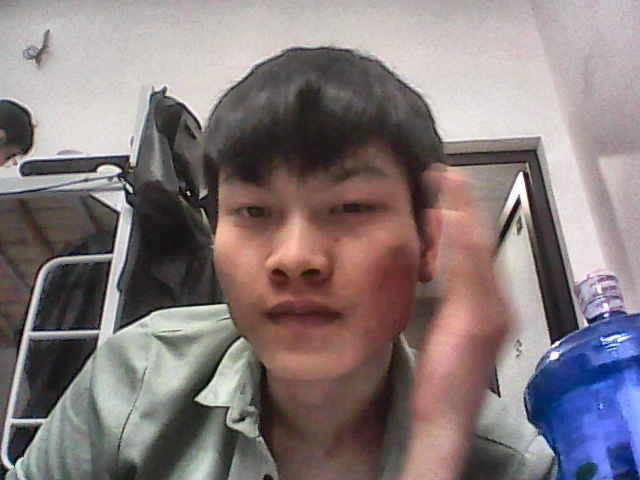
#> input picture latest_scan.jpg, 640 x 480 px
$ python -i frame_processor.py   (imports and definitions only)
#> lines starting #> are read from the running program, lines starting #| are printed output that depends on the picture
### logging_module/event_logger.py
# [177 lines of commented-out code are left out]
"""
Structured logging cho toàn bộ hệ thống Smart Door.
Mọi module khác import từ đây — KHÔNG tạo logger riêng.
"""
from __future__ import annotations

import json
import logging
import logging.handlers
from datetime import datetime
from enum import Enum
from pathlib import Path
from typing import Any, Literal

# Dùng absolute import chuẩn (Giả định entry point chạy từ thư mục gốc)
from config.constants import LOG_MAX_BYTES, LOG_BACKUP_COUNT

LOG_DIR = Path(__file__).resolve().parent / "logs"
LOG_DIR.mkdir(parents=True, exist_ok=True)


class EventType(str, Enum):
    # Motion & recognition
    MOTION_DETECTED     = "MOTION_DETECTED"
    FACE_SUCCESS        = "FACE_SUCCESS"
    FACE_FAILED         = "FACE_FAILED"
    FACE_ATTEMPT        = "FACE_ATTEMPT"

    # Door
    DOOR_OPENED         = "DOOR_OPENED"
    DOOR_OPENED_PWD     = "DOOR_OPENED_PASSWORD"

    # Password
    PASSWORD_FAILED     = "PASSWORD_FAILED"
    PASSWORD_SUCCESS    = "PASSWORD_SUCCESS"
    PIN_SYNCED          = "PIN_SYNCED"
    PIN_SYNC_FAILED     = "PIN_SYNC_FAILED"

    # Alarm
    ALARM_ACTIVE        = "ALARM_ACTIVE"
    ALARM_STOPPED       = "ALARM_STOPPED"

    # UART
    UART_SENT           = "UART_SENT"
    UART_RECEIVED       = "UART_RECEIVED"
    UART_ERROR          = "UART_ERROR"

    # Cloud
    CLOUD_UPLOAD_OK     = "CLOUD_UPLOAD_OK"
    CLOUD_UPLOAD_FAIL   = "CLOUD_UPLOAD_FAIL"

    # System
    SYSTEM_START        = "SYSTEM_START"
    SYSTEM_STOP         = "SYSTEM_STOP"
    SYSTEM_ERROR        = "SYSTEM_ERROR"
    API_ERROR           = "API_ERROR"
    CAMERA_ON           = "CAMERA_ON"
    CAMERA_OFF          = "CAMERA_OFF"


# ── Custom Formatters ──────────────────────────────────────────────────────
class JsonFileFormatter(logging.Formatter):
    """Format dict thành JSON trên một dòng để ghi ra file (Machine-readable)."""
    # [4 lines left out: function format, not called in this run]


class ConsoleFormatter(logging.Formatter):
    """Format dict thành chuỗi dễ đọc cho human khi debug trên console Terminal."""
    # [10 lines left out: function format, not called in this run]


# ── Internal logger factory ────────────────────────────────────────────────
def _build_logger(name: str, filename: str) -> logging.Logger:
    logger = logging.getLogger(f"smartdoor.{name}")
    if logger.handlers:
        return logger

    logger.setLevel(logging.DEBUG)
    logger.propagate = False # Tránh in đúp log lên root logger

    # File handler có rotation (Cắt file khi đầy, giữ lại file cũ)
    fh = logging.handlers.RotatingFileHandler(
        LOG_DIR / filename,
        maxBytes=LOG_MAX_BYTES,
        backupCount=LOG_BACKUP_COUNT,
        encoding="utf-8",
    )
    fh.setLevel(logging.DEBUG)
    fh.setFormatter(JsonFileFormatter())
    logger.addHandler(fh)

    # Console handler (In ra màn hình Terminal)
    ch = logging.StreamHandler()
    ch.setLevel(logging.INFO)
    ch.setFormatter(ConsoleFormatter())
    logger.addHandler(ch)

    return logger


_app_logger   = _build_logger("app",    "app.log")
_event_logger = _build_logger("events", "events.log")


def _now() -> str:
    """Hàm tiện ích lấy ISO timestamp chuẩn đến từng giây."""
    return datetime.now().isoformat(timespec="seconds")


# ── Public API ────────────────────────────────────────────────────────────
# [50 lines left out: functions log_app, log_event, log_uart, log_access, get_log_paths, not called in this run]

### vision/frame_processor.py
# # # vision/frame_processor.py
# # """
# # Tiền xử lý ảnh trước khi đưa vào face_recognition.
# # Input: numpy array RGB từ camera_manager
# # Output: numpy array RGB đã resize/normalize
# # """
# # from __future__ import annotations
# # from typing import Optional
# # import numpy as np
# # from config.constants import CAMERA_WIDTH, CAMERA_HEIGHT
# # from logging_module.event_logger import log_app


# # def resize_frame(frame: np.ndarray,
# #                  width: int = CAMERA_WIDTH,
# #                  height: int = CAMERA_HEIGHT) -> np.ndarray:
# #     """Resize về kích thước chuẩn (nhanh hơn khi nhận diện)."""
# #     import cv2
# #     h, w = frame.shape[:2]
# #     if (w, h) == (width, height):
# #         return frame
# #     return cv2.resize(frame, (width, height), interpolation=cv2.INTER_AREA)


# # def ensure_rgb(frame: np.ndarray) -> np.ndarray:
# #     """Đảm bảo frame là RGB (3 channel). Từ chối RGBA, grayscale."""
# #     if frame.ndim == 2:
# #         import cv2
# #         return cv2.cvtColor(frame, cv2.COLOR_GRAY2RGB)
# #     if frame.shape[2] == 4:
# #         return frame[:, :, :3]
# #     return frame


# # def preprocess(frame: Optional[np.ndarray]) -> Optional[np.ndarray]:
# #     """
# #     Pipeline hoàn chỉnh: validate → ensure_rgb → resize.
# #     Trả về None nếu frame không hợp lệ.
# #     """
# #     if frame is None:
# #         return None
# #     if not isinstance(frame, np.ndarray) or frame.size == 0:
# #         log_app("warning", "preprocess: invalid frame received")
# #         return None
# #     try:
# #         frame = ensure_rgb(frame)
# #         frame = resize_frame(frame)
# #         return frame
# #     except Exception as exc:
# #         log_app("error", "preprocess error", detail=str(exc))
# #         return None


# # vision/frame_processor.py
# """
# Tiền xử lý ảnh trước khi đưa vào face_recognition.
# Input: numpy array RGB từ camera_manager
# Output: numpy array RGB đã resize/normalize
# """
# from __future__ import annotations
# from typing import Optional
# import numpy as np
# from config.constants import CAMERA_WIDTH, CAMERA_HEIGHT
# from logging_module.event_logger import log_app


# def resize_frame(frame: np.ndarray,
#                  width: int = CAMERA_WIDTH,
#                  height: int = CAMERA_HEIGHT) -> np.ndarray:
#     """Resize về kích thước chuẩn (nhanh hơn khi nhận diện)."""
#     import cv2
#     h, w = frame.shape[:2]
#     if (w, h) == (width, height):
#         return frame
#     return cv2.resize(frame, (width, height), interpolation=cv2.INTER_AREA)


# def ensure_rgb(frame: np.ndarray) -> np.ndarray:
#     """Đảm bảo frame là RGB (3 channel). Từ chối RGBA, grayscale."""
#     if frame.ndim == 2:
#         import cv2
#         return cv2.cvtColor(frame, cv2.COLOR_GRAY2RGB)
#     if frame.shape[2] == 4:
#         return frame[:, :, :3]
#     return frame


# def preprocess(frame: Optional[np.ndarray]) -> Optional[np.ndarray]:
#     """
#     Pipeline hoàn chỉnh: validate → ensure_rgb → resize.
#     Trả về None nếu frame không hợp lệ.
#     """
#     if frame is None:
#         return None
#     if not isinstance(frame, np.ndarray) or frame.size == 0:
#         log_app("warning", "preprocess: invalid frame received")
#         return None
#     try:
#         frame = ensure_rgb(frame)
#         frame = resize_frame(frame)
#         return frame
#     except Exception as exc:
#         log_app("error", "preprocess error", detail=str(exc))
#         return None


# pi4/vision/frame_processor.py
"""
Tiền xử lý ảnh trước khi đưa vào face_recognition.
Input: numpy array RGB từ camera_manager
Output: numpy array RGB đã resize/normalize và CHỐNG NGƯỢC SÁNG
"""
from __future__ import annotations
from typing import Optional
import numpy as np
import cv2

from config.constants import CAMERA_WIDTH, CAMERA_HEIGHT
from logging_module.event_logger import log_app


def resize_frame(frame: np.ndarray,
                 width: int = CAMERA_WIDTH,
                 height: int = CAMERA_HEIGHT) -> np.ndarray:
    """Resize về kích thước chuẩn (nhanh hơn khi nhận diện)."""
#> called with width = 640, height = 480
    h, w = frame.shape[:2]
#> h = 480; w = 640
    if (w, h) == (width, height):
        return frame
    return cv2.resize(frame, (width, height), interpolation=cv2.INTER_AREA)


def ensure_rgb(frame: np.ndarray) -> np.ndarray:
    """Đảm bảo frame là RGB (3 channel). Từ chối RGBA, grayscale."""
    if frame.ndim == 2:
        return cv2.cvtColor(frame, cv2.COLOR_GRAY2RGB)
    if frame.shape[2] == 4:
        return frame[:, :, :3]
    return frame


def apply_clahe_rgb(frame: np.ndarray) -> np.ndarray:
    """
    NÂNG CẤP AI: Tự động cân bằng sáng cục bộ (CLAHE) để chống ngược sáng cực mạnh.
    Chỉ can thiệp vào kênh độ sáng (Lightness - L) nên không làm sai lệch màu da người.
    Giúp AI vẫn đọc được mặt khi bị ngược bóng đèn hoặc ánh sáng mặt trời.
    """
    try:
        # Chuyển đổi RGB sang không gian màu LAB để tách riêng lớp ánh sáng
        lab = cv2.cvtColor(frame, cv2.COLOR_RGB2LAB)
#> lab: shape (480, 640, 3); mean of channels 0, 1, 2 131.2, 133.4, 129.5
        l, a, b = cv2.split(lab)
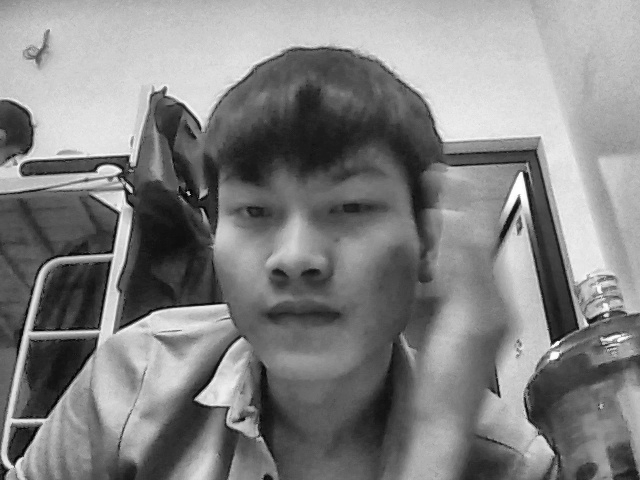
#> l: shape (480, 640); min 2, max 255, mean 131.2
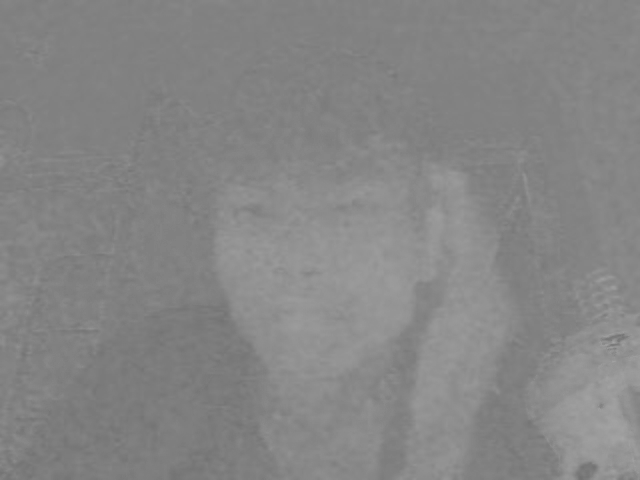
#> a: shape (480, 640); min 113, max 165, mean 133.4
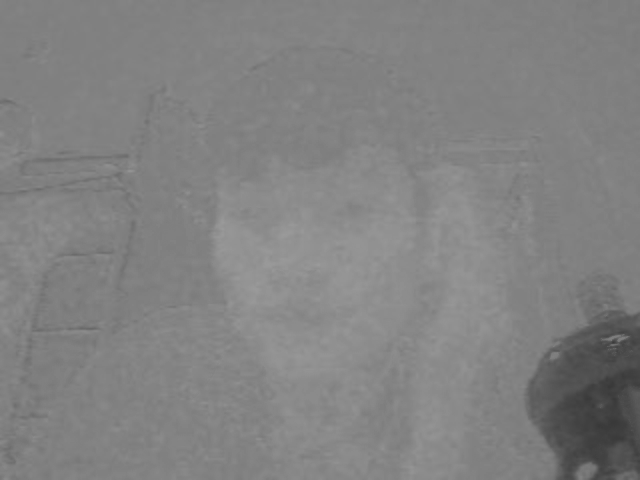
#> b: shape (480, 640); min 57, max 154, mean 129.5

        # Cân bằng ánh sáng cục bộ (ClipLimit 2.0, Grid 8x8 là tối ưu nhất cho khuôn mặt)
        clahe = cv2.createCLAHE(clipLimit=2.0, tileGridSize=(8, 8))
        cl = clahe.apply(l)
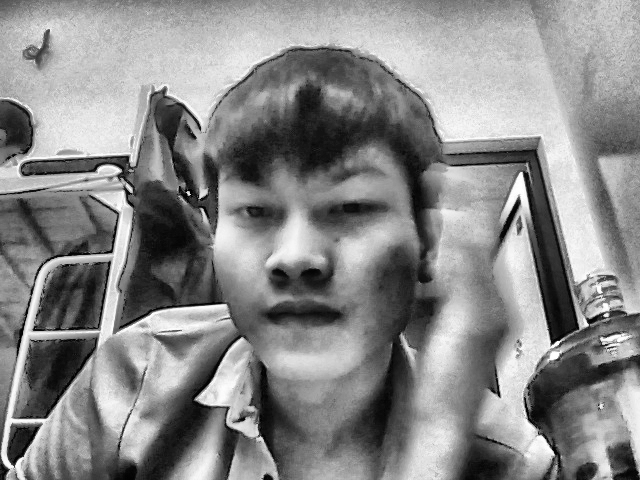
#> cl: shape (480, 640); min 0, max 255, mean 137

        # Gộp lại và chuyển về RGB
        limg = cv2.merge((cl, a, b))
#> limg: shape (480, 640, 3); mean of channels 0, 1, 2 137, 133.4, 129.5
        final_rgb = cv2.cvtColor(limg, cv2.COLOR_LAB2RGB)
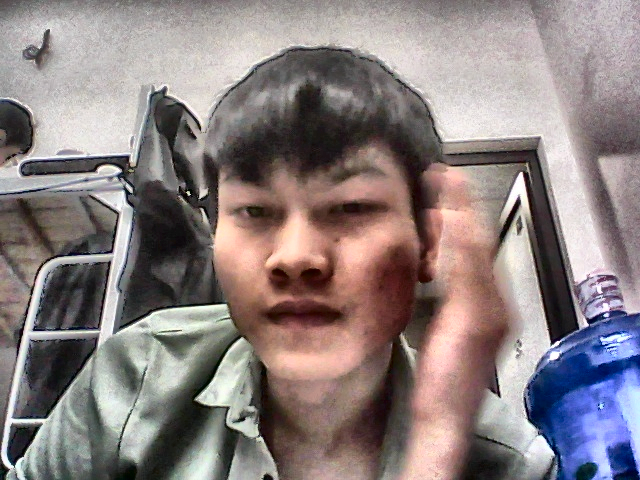
#> final_rgb: shape (480, 640, 3); mean R, G, B 139.5, 128.3, 128.5

        return final_rgb
    except Exception as exc:
        log_app("warning", "apply_clahe_rgb error, using original frame", detail=str(exc))
        return frame  # Fallback an toàn, nếu lỗi thì vẫn trả về ảnh gốc


def preprocess(frame: Optional[np.ndarray]) -> Optional[np.ndarray]:
    """
    Pipeline hoàn chỉnh: validate → ensure_rgb → resize → CLAHE (Chống ngược sáng).
    Trả về None nếu frame không hợp lệ.
    """
    if frame is None:
        return None
    if not isinstance(frame, np.ndarray) or frame.size == 0:
        log_app("warning", "preprocess: invalid frame received")
        return None

    try:
        # 1. Chuẩn hóa định dạng màu
        frame = ensure_rgb(frame)

        # 2. Resize để AI chạy mượt hơn trên Pi 4
        frame = resize_frame(frame)

        # 3. Kéo sáng / Chống ngược sáng để AI nhìn rõ mặt
        frame = apply_clahe_rgb(frame)

        return frame

    except Exception as exc:
        log_app("error", "preprocess error", detail=str(exc))
        return None

>>> import cv2
>>> picture = cv2.cvtColor(cv2.imread('../latest_scan.jpg'), cv2.COLOR_BGR2RGB)
>>> result = preprocess(picture)
